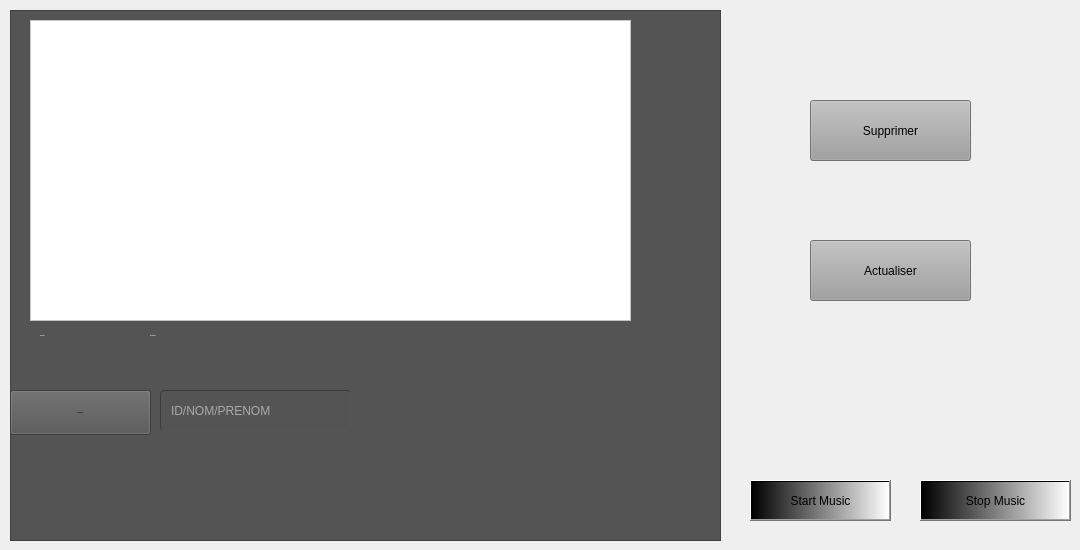
      <widget class="QWidget" name="tab_4">
       <attribute name="title">
        <string>Afficher Equipements</string>
       </attribute>
       <widget class="QFrame" name="frame_2">
        <property name="geometry">
         <rect>
          <x>10</x>
          <y>10</y>
          <width>711</width>
          <height>531</height>
         </rect>
        </property>
        <property name="styleSheet">
         <string notr="true">background-color:rgb(84, 84, 84)</string>
        </property>
        <property name="frameShape">
         <enum>QFrame::StyledPanel</enum>
        </property>
        <property name="frameShadow">
         <enum>QFrame::Raised</enum>
        </property>
        <widget class="QTableView" name="tableView">
         <property name="geometry">
          <rect>
           <x>20</x>
           <y>10</y>
           <width>601</width>
           <height>301</height>
          </rect>
         </property>
         <property name="styleSheet">
          <string notr="true">background-color: rgb(255, 255, 255);
font: 75 9pt &quot;Arial&quot;;</string>
         </property>
        </widget>
        <widget class="QPushButton" name="pushButton_recherche">
         <property name="geometry">
          <rect>
           <x>0</x>
           <y>380</y>
           <width>141</width>
           <height>45</height>
          </rect>
         </property>
         <property name="font">
          <font>
           <family>century gothic</family>
           <pointsize>-1</pointsize>
           <weight>75</weight>
           <bold>true</bold>
          </font>
         </property>
         <property name="text">
          <string>Rechercher</string>
         </property>
         <property name="icon">
          <iconset resource="ressources.qrc">
           <normaloff>:/img/ressources/icons8-google-web-recherche-50.png</normaloff>:/img/ressources/icons8-google-web-recherche-50.png</iconset>
         </property>
         <property name="iconSize">
          <size>
           <width>30</width>
           <height>30</height>
          </size>
         </property>
        </widget>
        <widget class="QLineEdit" name="lineEdit_rechercher">
         <property name="geometry">
          <rect>
           <x>150</x>
           <y>380</y>
           <width>191</width>
           <height>41</height>
          </rect>
         </property>
         <property name="styleSheet">
          <string notr="true">	border-width: 1px; border-radius: 4px;
	border-color: rgb(58, 58, 58);
	border-style: inset;
	padding: 0 8px;

	selection-background-color: rgb(187, 187, 187);
	selection-color: rgb(60, 63, 65);
color: rgb(255, 255, 255);</string>
         </property>
         <property name="placeholderText">
          <string>ID/NOM/PRENOM</string>
         </property>
        </widget>
        <widget class="QRadioButton" name="radioButton_2">
         <property name="geometry">
          <rect>
           <x>10</x>
           <y>310</y>
           <width>111</width>
           <height>31</height>
          </rect>
         </property>
         <property name="font">
          <font>
           <family>century gothic</family>
           <pointsize>-1</pointsize>
           <weight>75</weight>
           <bold>true</bold>
          </font>
         </property>
         <property name="styleSheet">
          <string notr="true">background: rgb(255, 107, 114);
background-color: transparent;
color: rgb(255, 255, 255);</string>
         </property>
         <property name="text">
          <string>Tri par ID</string>
         </property>
        </widget>
        <widget class="QRadioButton" name="radioButton">
         <property name="geometry">
          <rect>
           <x>120</x>
           <y>310</y>
           <width>131</width>
           <height>31</height>
          </rect>
         </property>
         <property name="font">
          <font>
           <family>century gothic</family>
           <pointsize>-1</pointsize>
           <weight>75</weight>
           <bold>true</bold>
          </font>
         </property>
         <property name="styleSheet">
          <string notr="true">background: rgb(255, 107, 114);
background-color: transparent;
color: rgb(255, 255, 255);</string>
         </property>
         <property name="text">
          <string>Tri par nom</string>
         </property>
        </widget>
       </widget>
       <widget class="QPushButton" name="pushButton_delete">
        <property name="geometry">
         <rect>
          <x>810</x>
          <y>100</y>
          <width>161</width>
          <height>61</height>
         </rect>
        </property>
        <property name="styleSheet">
         <string notr="true">background-color:rgb(159, 159, 159);</string>
        </property>
        <property name="text">
         <string>Supprimer</string>
        </property>
        <property name="icon">
         <iconset resource="ressources.qrc">
          <normaloff>:/img/ressources/127960661_183172423452732_4500599527248670551_n.png</normaloff>:/img/ressources/127960661_183172423452732_4500599527248670551_n.png</iconset>
        </property>
        <property name="iconSize">
         <size>
          <width>30</width>
          <height>30</height>
         </size>
        </property>
       </widget>
       <widget class="QPushButton" name="pushButton_actualiser">
        <property name="geometry">
         <rect>
          <x>810</x>
          <y>240</y>
          <width>161</width>
          <height>61</height>
         </rect>
        </property>
        <property name="styleSheet">
         <string notr="true">background-color:rgb(159, 159, 159);</string>
        </property>
        <property name="text">
         <string>Actualiser</string>
        </property>
        <property name="icon">
         <iconset resource="ressources.qrc">
          <normaloff>:/img/ressources/128439765_3597692763660753_3323737546201286996_n.png</normaloff>:/img/ressources/128439765_3597692763660753_3323737546201286996_n.png</iconset>
        </property>
        <property name="iconSize">
         <size>
          <width>30</width>
          <height>30</height>
         </size>
        </property>
       </widget>
       <widget class="QPushButton" name="pushButton_6">
        <property name="geometry">
         <rect>
          <x>750</x>
          <y>480</y>
          <width>141</width>
          <height>41</height>
         </rect>
        </property>
        <property name="styleSheet">
         <string notr="true">background-color:qlineargradient(spread:pad, x1:0, y1:0, x2:1, y2:0, stop:0 rgba(0, 0, 0, 255), stop:1 rgba(255, 255, 255, 255))</string>
        </property>
        <property name="text">
         <string>Start Music</string>
        </property>
       </widget>
       <widget class="QPushButton" name="pushButton_7">
        <property name="geometry">
         <rect>
          <x>920</x>
          <y>480</y>
          <width>151</width>
          <height>41</height>
         </rect>
        </property>
        <property name="styleSheet">
         <string notr="true">background-color:qlineargradient(spread:pad, x1:0, y1:0, x2:1, y2:0, stop:0 rgba(0, 0, 0, 255), stop:1 rgba(255, 255, 255, 255))</string>
        </property>
        <property name="text">
         <string>Stop Music</string>
        </property>
       </widget>
      </widget>
